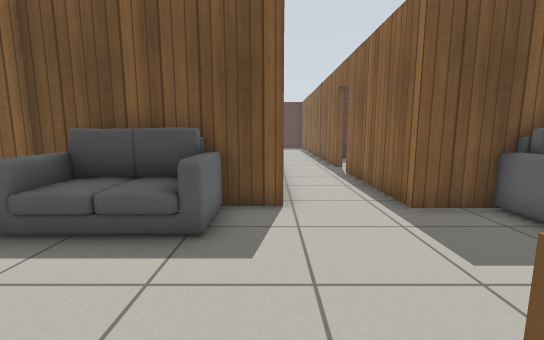
[1] (above)

15 first-person views from a walk through a Gazebo world. The camera is 0.9 m above the floor, tilts 8° down and sees 90° across. Floor lines are 1 m apart. The floor is counted in squares, 0.5 m on a side. Each view is taken from the middle of a square. On the plan, view 1 faces up. The plan holds only what a view shows up to about 15 squares ahead; the rest is blank. Gazebo's built-in surfaces are drawn with simple patterns. Simple shapes stand in for some stock models. Some surface patterns are stand-ins.

[2]
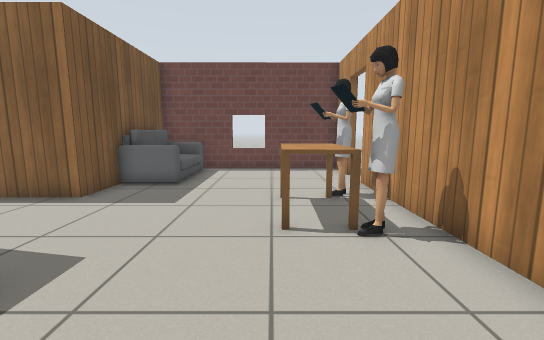

[3]
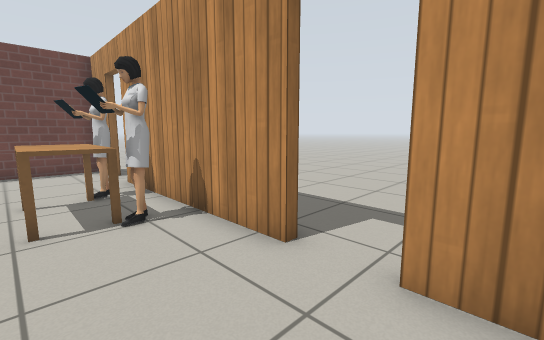

[4]
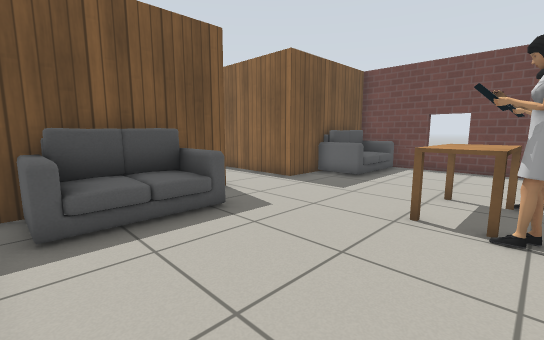

[5]
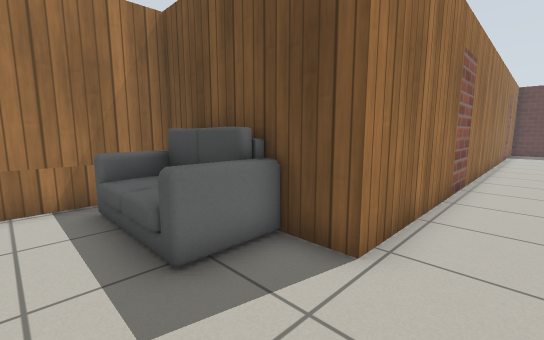

[6]
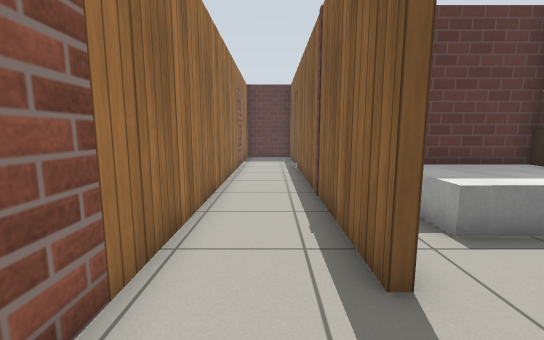

[7]
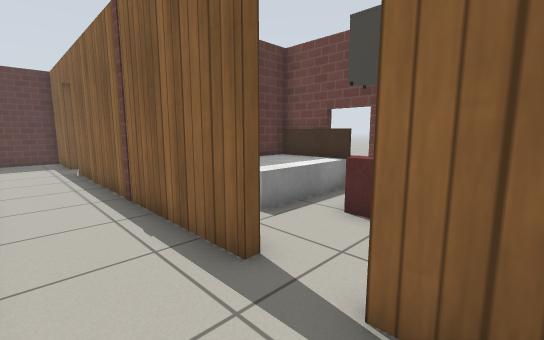

[8]
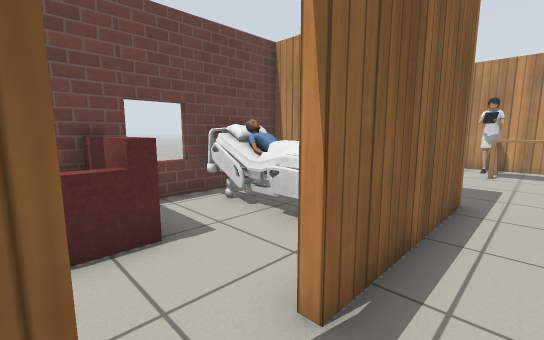

[9]
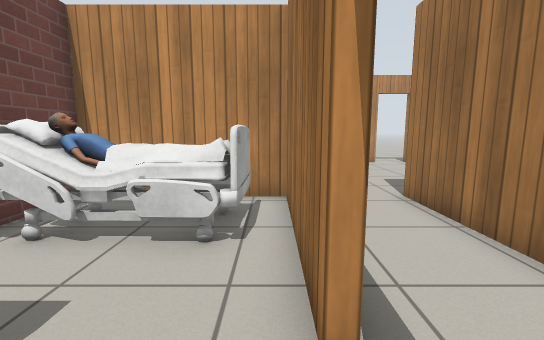

[10]
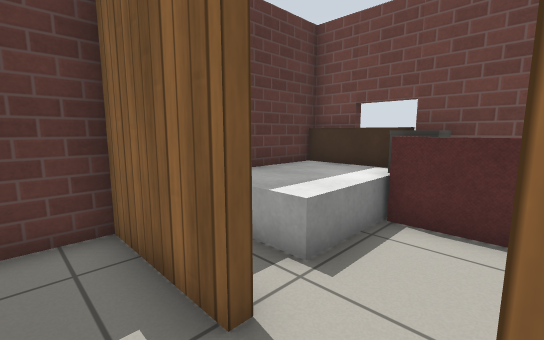

[11]
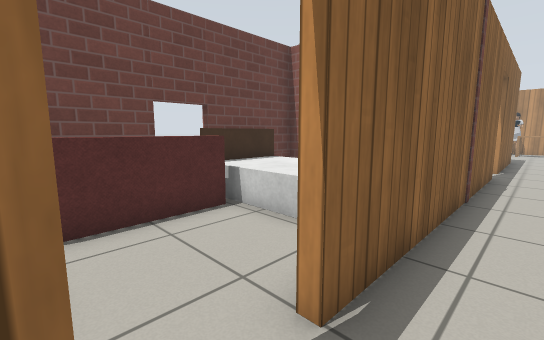

[12]
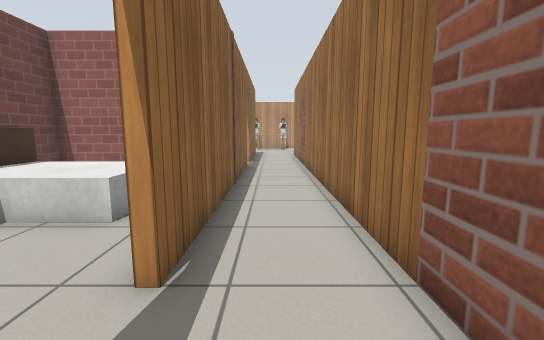

[13]
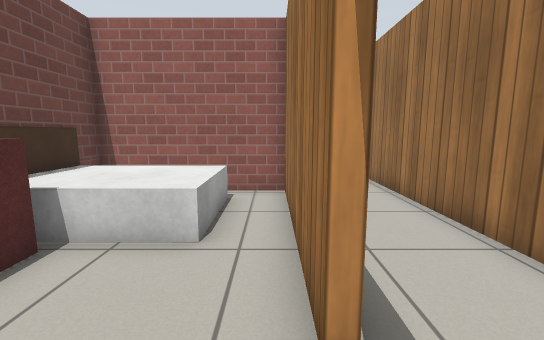

[14]
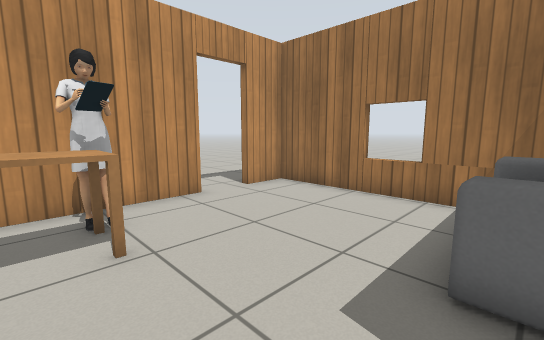

[15]
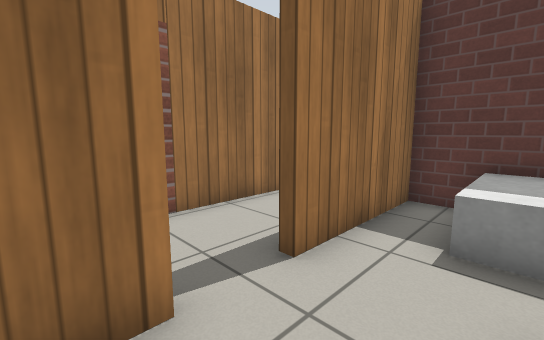

### Floor plan
Points are (right, up) in squares from view 1. A wall is a line through its corners. A room is listed if a view was taken in it or the views show most of it. See-through windows are left out.
Room 1 (views 1, 2, 3, 4, 5, 6, 7, 8, 10, 11, 12, 14)
walls: (5.5, 6.3) (3.3, 6.3) (3.3, 12.1); (3.3, 13.7) (3.3, 25.1); (-2.3, -2.2) (5.6, -2.2); (7.2, -2.2) (9.3, -2.2) (9.2, 6.3); (0.3, 26.5) (0.3, 6.5) (-5.7, 6.5) (-5.6, -2.2) (-3.9, -2.2); (3.3, 26.7) (3.3, 30.2) (0.9, 30.2)
ways out: open door at (3.3, 12.7) to room 2; open door at (3.3, 25.7) to room 3; open door at (-3.5, -2); open door at (0, 12.5); open door at (0, 25.5); open door at (6.5, -2)
objects: sofa (-5, 5) to (-1, 6); person (1, -1) to (1, 0); desk (1, -1) to (3, 1); person (3, -1) to (4, 0); sofa (5, 4) to (8, 6)
Room 2 (views 9, 15)
walls: (3.6, 12.1) (3.6, 6.6) (5.5, 6.6); (9.2, 14.7) (9.2, 15.5); (9.2, 6.6) (9.2, 12.5); (9.3, 18.5) (3.6, 18.5) (3.6, 13.8)
ways out: open door at (3.3, 12.7) to room 1
objects: bed (5, 8) to (8, 10); bed (5, 16) to (9, 18); sofa (7, 12) to (9, 14); side table (8, 14) to (8, 15)
Room 3 (view 13)
walls: (3.6, 25.1) (3.6, 18.8) (9.2, 18.8) (9.2, 19.7); (9.2, 26.4) (9.2, 30.2); (9.2, 22.5) (9.2, 23.7)
ways out: open door at (3.3, 25.7) to room 1
objects: bed (5, 20) to (9, 22); bed (5, 27) to (8, 30); sofa (7, 27); sofa (8, 23) to (9, 26); side table (8, 26) to (8, 27)

Where each view was taken, in squares from view 1:
view 1: 0 up, 0 right, facing up
view 2: 1 up, 4 left, facing right
view 3: 1 up, 5 left, facing down-right
view 4: 1 down, 5 left, facing up-right
view 5: 3 up, 2 right, facing up-left
view 6: 11 up, 2 right, facing up
view 7: 11 up, 1 right, facing up-right
view 8: 14 up, 2 right, facing down-right
view 9: 14 up, 4 right, facing down
view 10: 25 up, 2 right, facing up-right
view 11: 27 up, 2 right, facing down-right
view 12: 28 up, 2 right, facing down
view 13: 27 up, 4 right, facing down
view 14: 5 up, 2 right, facing down-left
view 15: 11 up, 6 right, facing up-left
